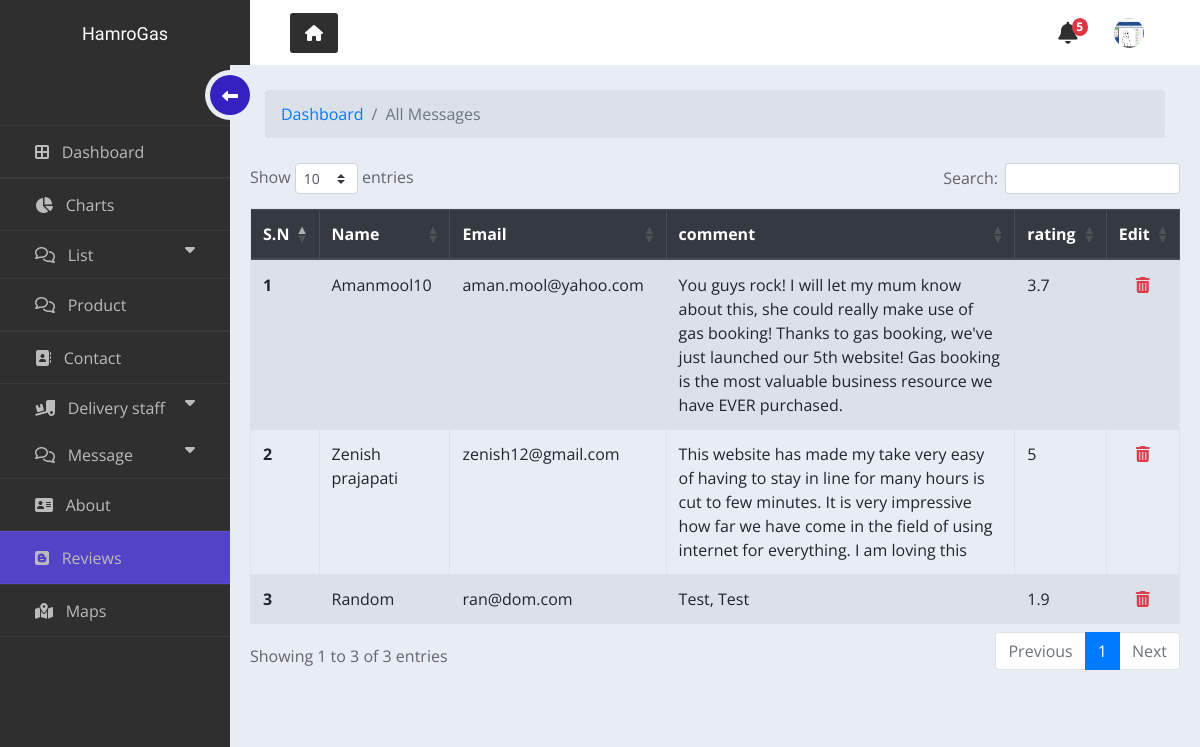
Page /HamroGas/php/admin/review.php (signed in) on the earlier database version.
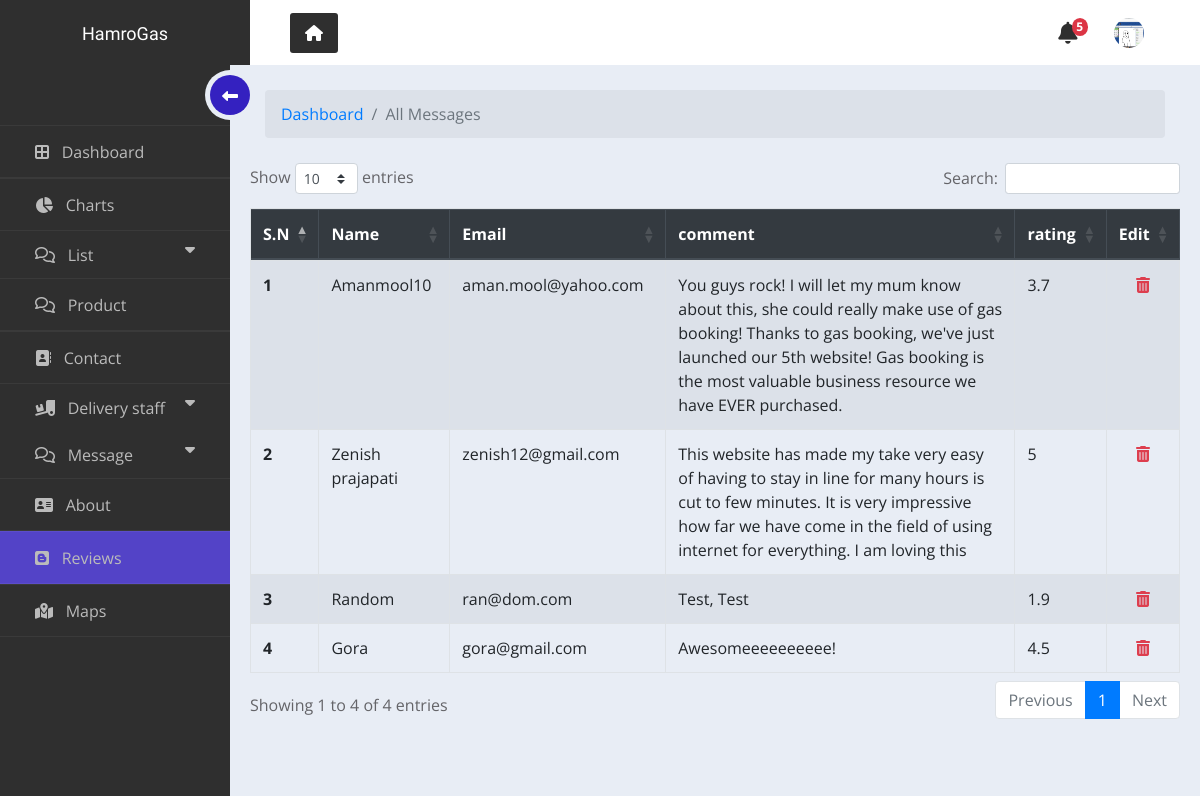
Same page on the later database version.
### tables this page shows
CREATE TABLE `review` (
  `id` int(10) NOT NULL,
  `name` varchar(255) NOT NULL,
  `email` varchar(255) NOT NULL,
  `comment` text NOT NULL,
  `rating` float NOT NULL DEFAULT 0
);

### HamroGas/php/admin/review.php (the view, shortened to what this page needs)
<?php include("include/header.php"); ?>
  <div class="main_body">
    <div class="sidebar_menu">
          <div class="inner__sidebar_menu">
            <ul>
              <li >
                <a href="index.php" >
                  <span class="icon">
                    <i class="fas fa-border-all"></i></span>
                  <span class="list">Dashboard</span>
                </a>
              </li>
              <li>
                <a href="charts.php">
                  <span class="icon"><i class="fas fa-chart-pie"></i></span>
                  <span class="list">Charts</span>
                </a>
              </li>
                             <li>
                 <button class="dropdown-btn" >
                    <span class="icon"><i class="far fa-comments"></i></span>
                    <span class="list">List</span>
                    <span class="down"><i class="fa fa-caret-down"></i></span>
                  </button>
                       <li>
                <a href="product.php">
                  <span class="icon"><i class="far fa-comments"></i></span>
                  <span class="list">Product</span>
                </a>
              </li>
              <li>
                <a href="#">
                  <span class="icon"><i class="fas fa-address-book"></i></span>
                  <span class="list">Contact</span>
                </a>
              </li>
              <li>
                 <button class="dropdown-btn" >
                    <span class="icon"><i class="fas fa-truck-loading"></i></span>
                    <span class="list">Delivery staff</span>
                    <span class="down"><i class="fa fa-caret-down"></i></span>
                  </button>
              </li>
                   <li>
                 <button class="dropdown-btn" >
                    <span class="icon"><i class="far fa-comments"></i></span>
                    <span class="list">Message</span>
                    <span class="down"><i class="fa fa-caret-down"></i></span>
                  </button>
              </li>
              <li>
                <a href="about.php">
                  <span class="icon"><i class="fas fa-address-card"></i></span>
                  <span class="list">About</span>
                </a>
              </li>
              <li style="background: #5343c7; color: #fff;">
                <a href="#">
                  <span class="icon"><i class="fab fa-blogger"></i></span>
                  <span class="list">Reviews</span>
                </a>
              </li>
              <li>
                <a href="map.php">
                  <span class="icon"><i class="fas fa-map-marked-alt"></i></span>
                  <span class="list">Maps</span>
                </a>
              </li>
            </ul>
            <div class="hamburger">
              <div class="inner_hamburger">
                  <span class="arrow">
                      <i class="fas fa-long-arrow-alt-left"></i>
                  </span>
              </div>
          </div>
          </div>
      </div>
         <div class="container">
<nav aria-label="breadcrumb" style="margin-bottom: 25px;">
  <ol class="breadcrumb" style="background-color: #dce1e9;">
    <li class="breadcrumb-item"><a href="index.php">Dashboard</a></li>
    <li class="breadcrumb-item active" aria-current="page">All Messages</li>
  </ol>
</nav>
      <div class="row justify-content-center " >
      <table class="table table-bordered table-striped table-hover">
        <thead class="thead-dark">
          <tr>
            <th scope="col">S.N</th>
            <th scope="col">Name</th>
            <th scope="col">Email</th>
            <th scope="col">comment</th>
            <th scope="col">rating</th>
            <th scope="col">Edit</th>
          </tr>
        </thead>
        <tbody>
          <?php
      $sn=1;
     $sql = mysqli_query($conn,"SELECT * FROM review");
     while($main_result = mysqli_fetch_assoc($sql))
     {
     ?>
          <tr>
            <th scope="row"><?php echo $sn++; ?></th>
            <td><?php echo $main_result['name']; ?></td>
            <td><?php echo $main_result['email']; ?></td>
            <td><?php echo $main_result['comment']; ?></td>
            <td><?php echo $main_result['rating']; ?></td>
                <td align="center"><a onclick="confirm(<?php echo($main_result['id']);?>);" style="cursor: pointer; color:#dd3e4e;"><i class="fas fa-trash-alt"></i></a></td>
          </tr>
          <?php } ?>
        </tbody>
      </table>
    </div>
      </div>
  </div>
</div>
 <?= include("include/footer.php");?>

Differences in the rows shown:
added review: name "Gora", email "gora@gmail.com", comment "Awesomeeeeeeeeee!", rating "4.5"
Other differences:
text written by a page script: "Show entries Search: Showing 1 to 3 of 3 entries Previous 1 Next" → "Show entries Search: Showing 1 to 4 of 4 entries Previous 1 Next"
